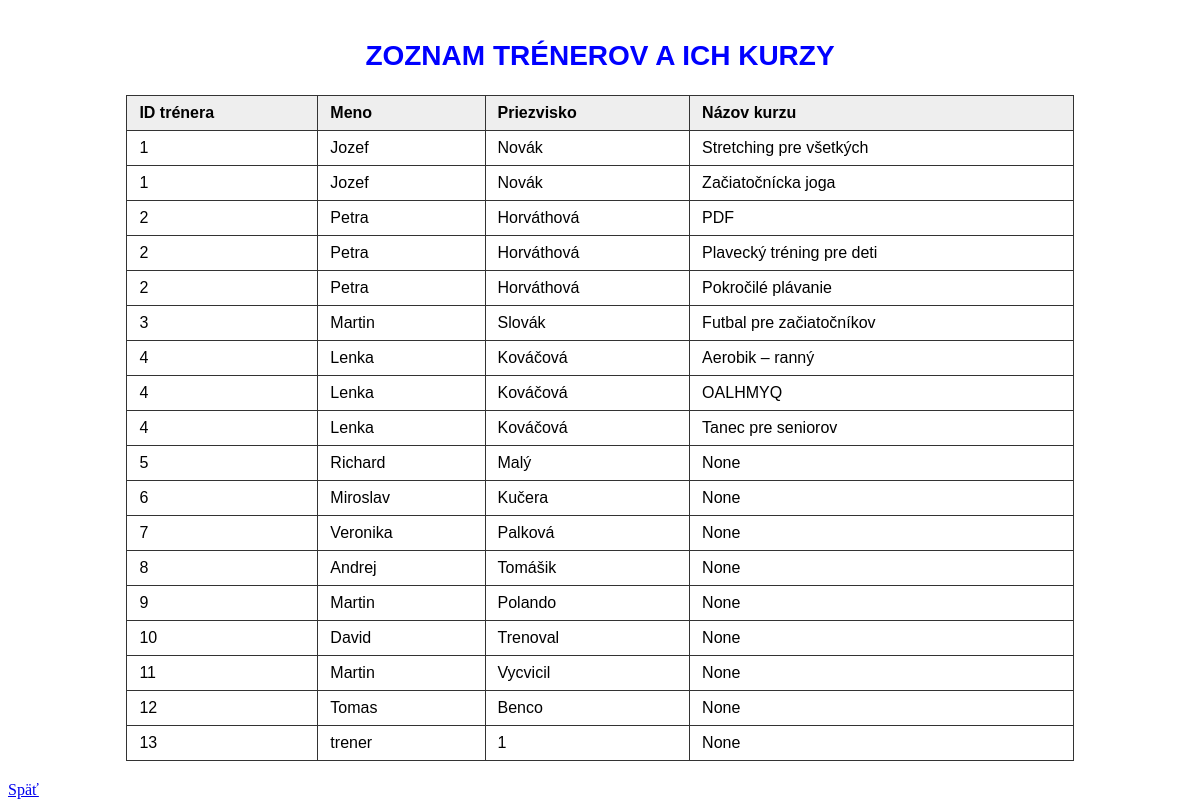
Page /treneri-kurzy on the earlier database version.
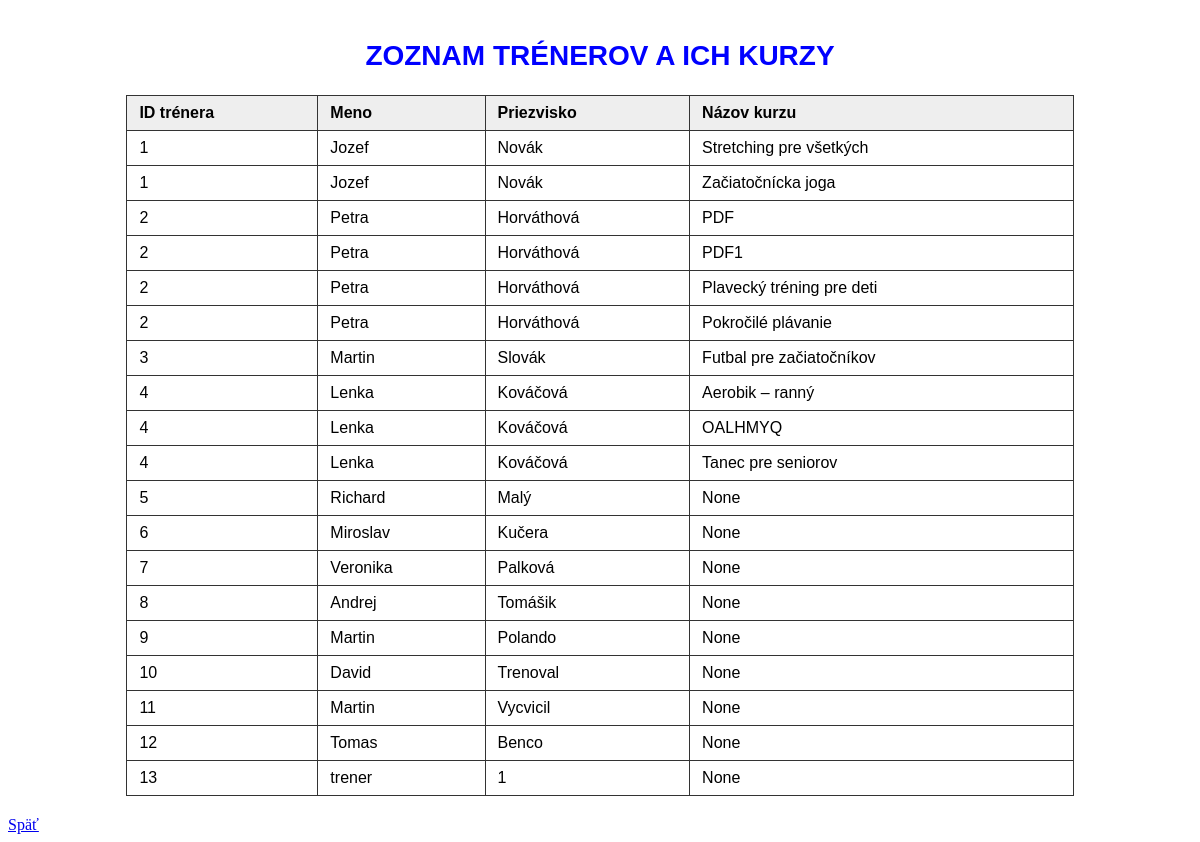
Same page on the later database version.
### app.py (models this page shows)
class Kurz(db.Model):
    __tablename__ = "Kurzy"
    ID_kurzu = db.Column(db.Integer, primary_key=True)
    Nazov_kurzu = db.Column(db.String, nullable=False)
    Typ_sportu = db.Column(db.String)
    Max_pocet_ucastnikov = db.Column(db.Integer)
    ID_trenera = db.Column(db.Integer)

### tables this page shows
CREATE TABLE Treneri (
    ID_trenera INTEGER PRIMARY KEY,
    Meno TEXT NOT NULL,
    Priezvisko TEXT NOT NULL,
    Specializacia TEXT,
    Telefon TEXT
, Heslo TEXT);

### app.py (the view)
@app.route('/treneri-kurzy')
def treneri_kurzy():
    kurzy1 = TreneriKurzyView.query.all()
    return render_template("kurzy-treneri.html", kurzy1=kurzy1)

### templates/kurzy-treneri.html (shortened to what this page needs)
<!DOCTYPE html>
<html>
<head>
    <link rel="stylesheet" href="{{url_for('static', filename='main.css') }}">
</head>
<body>
     <h2 style="text-align:center;">Zoznam trénerov a ich kurzy</h2>
    <table>
        <thead>
            <tr>
                <th>ID trénera</th>
                <th>Meno</th>
                <th>Priezvisko</th>
                <th>Názov kurzu</th>
            </tr>
        </thead>
        <tbody>
            {% for trener in kurzy1 %}
            <tr>
                <td>{{ trener.ID_trenera }}</td>
                <td>{{ trener.Meno }}</td>
                <td>{{ trener.Priezvisko }}</td>
                <td>{{ trener.Nazov_kurzu }}</td>
            </tr>
            {% endfor %}
        </tbody>
    </table>
    <a href="/">Späť</a>
</body>
</html>

### static/main.css (style rules this page uses)
h2 { color: blue; font-family: Arial, sans-serif; font-size: 28px; text-align: center; margin-top: 40px; text-transform: uppercase; }
table { font-family: Arial, Helvetica, sans-serif; border-collapse: collapse; width: 80%; margin: 20px auto; }
th, td { border: 1px solid #333; padding: 8px 12px; text-align: left; }
th { background-color: #eee; }

Differences in the rows shown:
added Kurz: ID_trenera "2", Meno "Petra", Priezvisko "Horváthová", Nazov_kurzu "PDF1"
